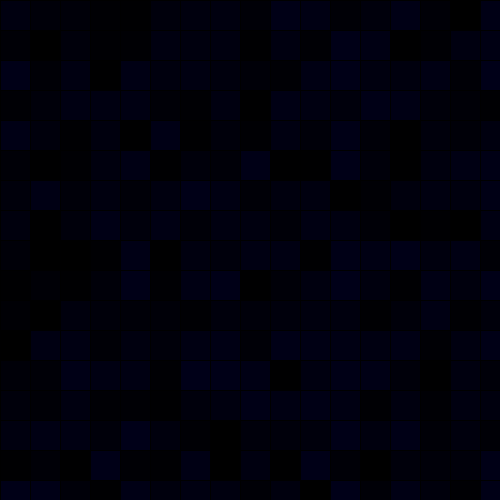
Frame 1 (no input)
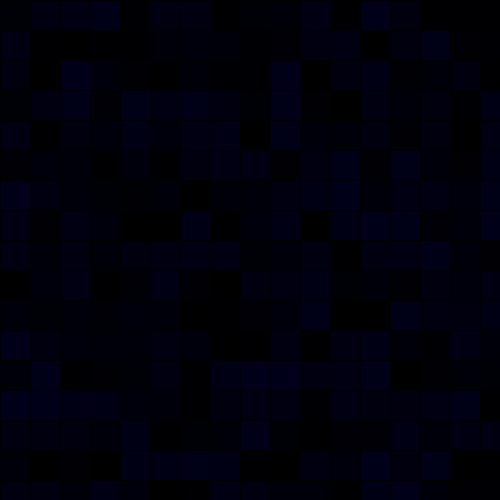
Frame 60 (the mouse pressed at the canvas centre just before this capture)
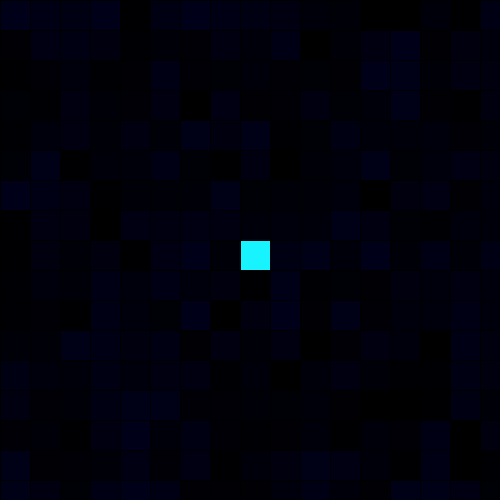
Frame 120 (the mouse held since frame 60 and released just before this capture)

The Processing sketch that drew these frames (run headless with seeded random() and noise(); from frame 60 on, the mouse is pressed at the canvas centre):

// Processing sketch: mouse_under_color
// ── mouse_under_color.pde
void setup(){
 size(500,500); 
}


void draw(){
 for(int x=0;x<=width;x+=30){
  for(int y=0;y<=height;y+=30){
    fill(0,0,random(25));
    if(mouseX>x && mouseX<x+30 && mouseY>y && mouseY<y+30){
      fill(23,243,255);
    }
   rect(x,y,30,30);
  } 
 }
 
}
